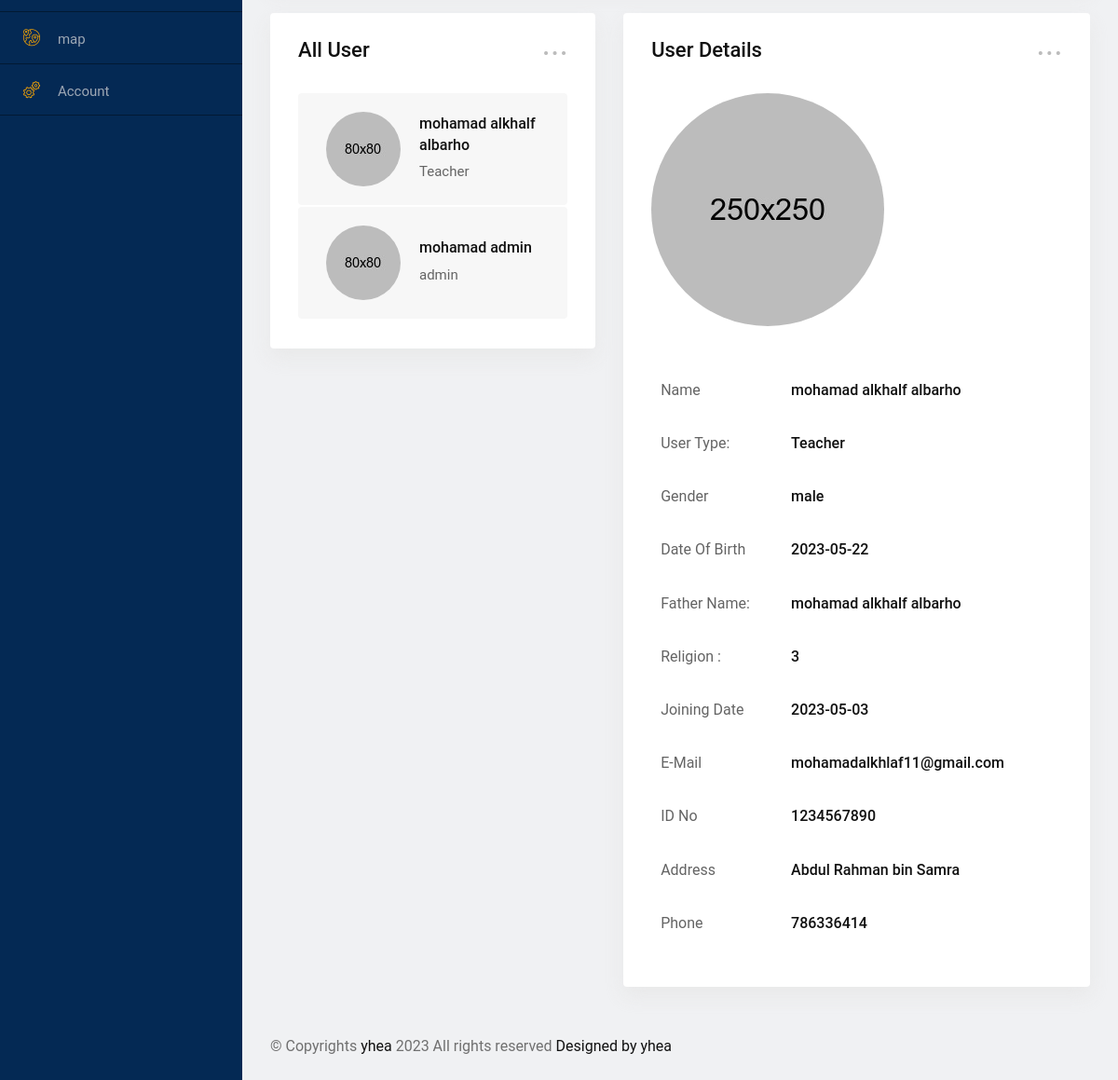
Before: /account-settings.php?lang=en (signed in, lower part) with the older database file.
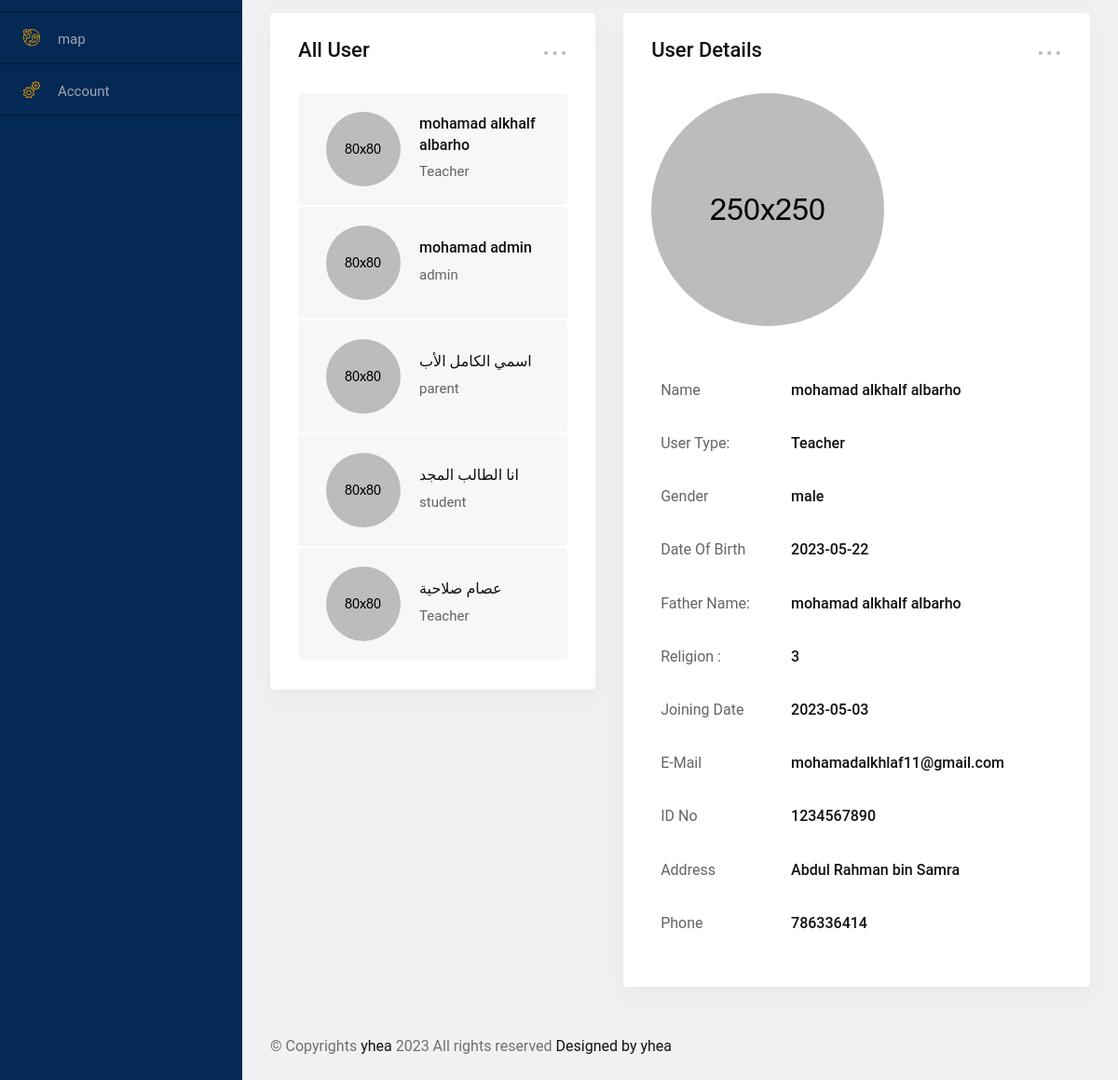
After: the same page with the newer database file.
### tables this page shows
CREATE TABLE `users` (
  `id` int NOT NULL,
  `username` char(255) NOT NULL,
  `password` char(255) NOT NULL,
  `full_name` char(255) NOT NULL,
  `group_id` char(255) NOT NULL,
  `gender` enum('0','male','female','others') NOT NULL,
  `father_name` char(255) NOT NULL,
  `mother_name` char(255) NOT NULL,
  `birthday` date NOT NULL,
  `religon` char(255) NOT NULL,
  `joing_date` date NOT NULL,
  `email` char(255) NOT NULL,
  `id_number` bigint NOT NULL,
  `phone` bigint NOT NULL,
  `address` varchar(255) NOT NULL
);

### lang.php (called while the page is built, shortened)
<?php
    $lang = $_SESSION['lang'];
    $dir = $lang == 'ar' ?  "rtl" :  "ltr" ;

### includes/lang/en.php (called while the page is built, shortened)
<?php
    function lang($phrase) {
        return $words[$phrase];
    }

### account-settings.php (the view, shortened to what the changed rows need)
<?php
if (isset($_SESSION['user_username']) ):
    if ($_SESSION['user_group_id'] == '1' )  :
    include('config.php');
    include('lang.php');
?>
    <!doctype html>
    <html class="no-js" lang="<?php echo $lang; ?>" dir="<?php echo $dir?>">
    <head>
        <link rel="stylesheet" href="css/normalize.css">
        <link rel="stylesheet" href="css/main.css">
        <link rel="stylesheet" href="css/bootstrap.min.css">
        <link rel="stylesheet" href="css/all.min.css">
        <link rel="stylesheet" href="fonts/flaticon.css">
        <link rel="stylesheet" href="css/animate.min.css">
        <link rel="stylesheet" href="css/select2.min.css">
        <link rel="stylesheet" href="css/datepicker.min.css">
        <link rel="stylesheet" href="style.css">
    </head>
    <body>
        <div id="wrapper" class="wrapper bg-ash">
            <div class="dashboard-page-one">
                <div class="dashboard-content-one">
                    <div class="row">
                        <div class="col-4-xxxl col-xl-5">
                            <div class="card account-settings-box height-auto">
                                <div class="card-body">
                                    <div class="all-user-box">
                                    <?php
                                        $sql = "SELECT * FROM `users`";
                                        $res = mysqli_query($connect, $sql);
                                        $count = mysqli_num_rows($res);
                                        if ($count > 0) :
                                            while ($row = mysqli_fetch_array($res)) :
                                        ?>
                                            <div class="media media-none--xs " id="<?php echo $row['id']?>">
                                                <div class="item-img">
                                                    <img src="img/figure/user1.jpg" class="media-img-auto" alt="user">
                                                </div>
                                                <div class="media-body space-md">
                                                    <h5 class="item-title"><?php  echo $row['full_name']; ?></h5>
                                                    <div class="item-subtitle">
                                                        <?php
                                                            if ($row['group_id'] == 1) {
                                                                echo "admin";
                                                            } elseif ($row['group_id'] == 2) {
                                                                echo "Teacher";
                                                            } elseif ($row['group_id'] == 3) {
                                                                echo "parent";
                                                            } elseif ($row['group_id'] == 4) {
                                                                echo "student";
                                                            }  else {
                                                                echo "unknown";
                                                            }
                                                        ?>
                                                    </div>
                                                </div>
                                            </div>
                                        <?php
                                            endwhile;
                                        else :
                                            if ($lang == 'en') :
                                                $alter_massage = "There is currently no data to display";
                                            else :
                                                $alter_massage = "لايوجد بيانات حاليا لعرضها ";
                                            endif;
                                        endif;
                                        ?>
                                    </div>
                                </div>
                            </div>
                        </div>
                        <div class="col-8-xxxl col-xl-7">
                            <div class="card account-settings-box">
                                <div class="card-body">
                                    <div class="user-details-box">
                                        <div class="item-content">
                                            <div class="info-table table-responsive">
                                                <table class="table text-nowrap">
                                                    <tbody>
                                                        <?php
                                                        $sql = "SELECT * FROM `users` ORDER BY `id` ASC LIMIT 1";
                                                        $res = mysqli_query($connect, $sql);
                                                        $count = mysqli_num_rows($res);
                                                        if ($count > 0 ) :
                                                            $row = mysqli_fetch_array($res);
                                                        ?>
                                                        <tr>
                                                            <td> <?php echo lang('NAME');?>  </td>
                                                            <td class="font-medium text-dark-medium full_name-js"> <?php echo $row['full_name'] ?> </td>
                                                        </tr>
                                                        <tr>
                                                            <td> <?php echo lang('USER_TYPE');?>  </td>
                                                            <td class="font-medium text-dark-medium group_id-js">
                                                                <?php
                                                                    if ($row['group_id'] == 1) {
                                                                        echo "admin";
                                                                    } elseif ($row['group_id'] == 2) {
                                                                        echo "Teacher";
                                                                    } elseif ($row['group_id'] == 3) {
                                                                        echo "parent";
                                                                    } elseif ($row['group_id'] == 4) {
                                                                        echo "student";
                                                                    }  else {
                                                                        echo "unknown";
                                                                    };
                                                                ?>
                                                            </td>
                                                        </tr>
                                                        <tr>
                                                            <td> <?php echo lang('GENDER');?>  </td>
                                                            <td class="font-medium text-dark-medium gender-js"><?php echo $row['gender'] ?> </td>
                                                        </tr>
                                                        <tr>
                                                            <td> <?php echo lang('BIRTHDAY');?>  </td>
                                                            <td class="font-medium text-dark-medium birthday-js"><?php echo $row['birthday'] ?> </td>
                                                        </tr>
                                                        <tr>
                                                            <td> <?php echo lang('FATHER_NAME');?>  </td>
                                                            <td class="font-medium text-dark-medium father_name-js"><?php echo $row['full_name'] ?> </td>
                                                        </tr>
                                                        <tr>
                                                            <td> <?php echo lang('RELIGION');?>  :</td>
                                                            <td class="font-medium text-dark-medium religion-js"><?php echo $row['religon'] ?> </td>
                                                        </tr>
                                                        <tr>
                                                            <td> <?php echo lang('JOINING_DATE');?>  </td>
                                                            <td class="font-medium text-dark-medium joing_date-js"><?php echo $row['joing_date'] ?> </td>
                                                        </tr>
                                                        <tr>
                                                            <td> <?php echo lang('EMAIL');?>  </td>
                                                            <td class="font-medium text-dark-medium email-js"><?php echo $row['email'] ?> </td>
                                                        </tr>
                                                        <tr>
                                                            <td> <?php echo lang('ID_NUMBER');?>  </td>
                                                            <td class="font-medium text-dark-medium id_number-js"><?php echo $row['id_number'] ?> </td>
                                                        </tr>
                                                        <tr>
                                                            <td> <?php echo lang('ADDRESS');?>  </td>
                                                            <td class="font-medium text-dark-medium address-js"><?php echo $row['address'] ?> </td>
                                                        </tr>
                                                        <tr>
                                                            <td>  <?php echo lang('PHONE');?>   </td>
                                                            <td class="font-medium text-dark-medium phone-js"><?php echo $row['phone'] ?> </td>
                                                        </tr>
                                                        <?php
                                                        else :
                                                            echo "no data to display";
                                                        endif;
                                                        ?>
                                                    </tbody>
                                                </table>
                                            </div>
                                        </div>
                                    </div>
                                </div>
                            </div>
                        </div>
                    </div>
                </div>
            </div>
        </div>
    </body>
    </html>
    <?php
    elseif ($_SESSION['user_group_id'] == '2' )  :
        header('Location: index5.php');
        exit();
    elseif ($_SESSION['user_group_id'] == '1' )  :
        header('Location: index.php');
        exit();
    elseif ($_SESSION['user_group_id'] == '4' )  :
        header('Location: index3.php');
        exit();
    else :
        header('Location: login.php');
        exit();
    endif;
    exit();
else :
    header('Location: login.php');
    exit();
endif;
?>

Changed rows visible on the page:
added users: full_name "اسمي الكامل الأب", group_id "parent"
added users: full_name "انا الطالب المجد", group_id "student"
added users: full_name "عصام صلاحية", group_id "Teacher"
